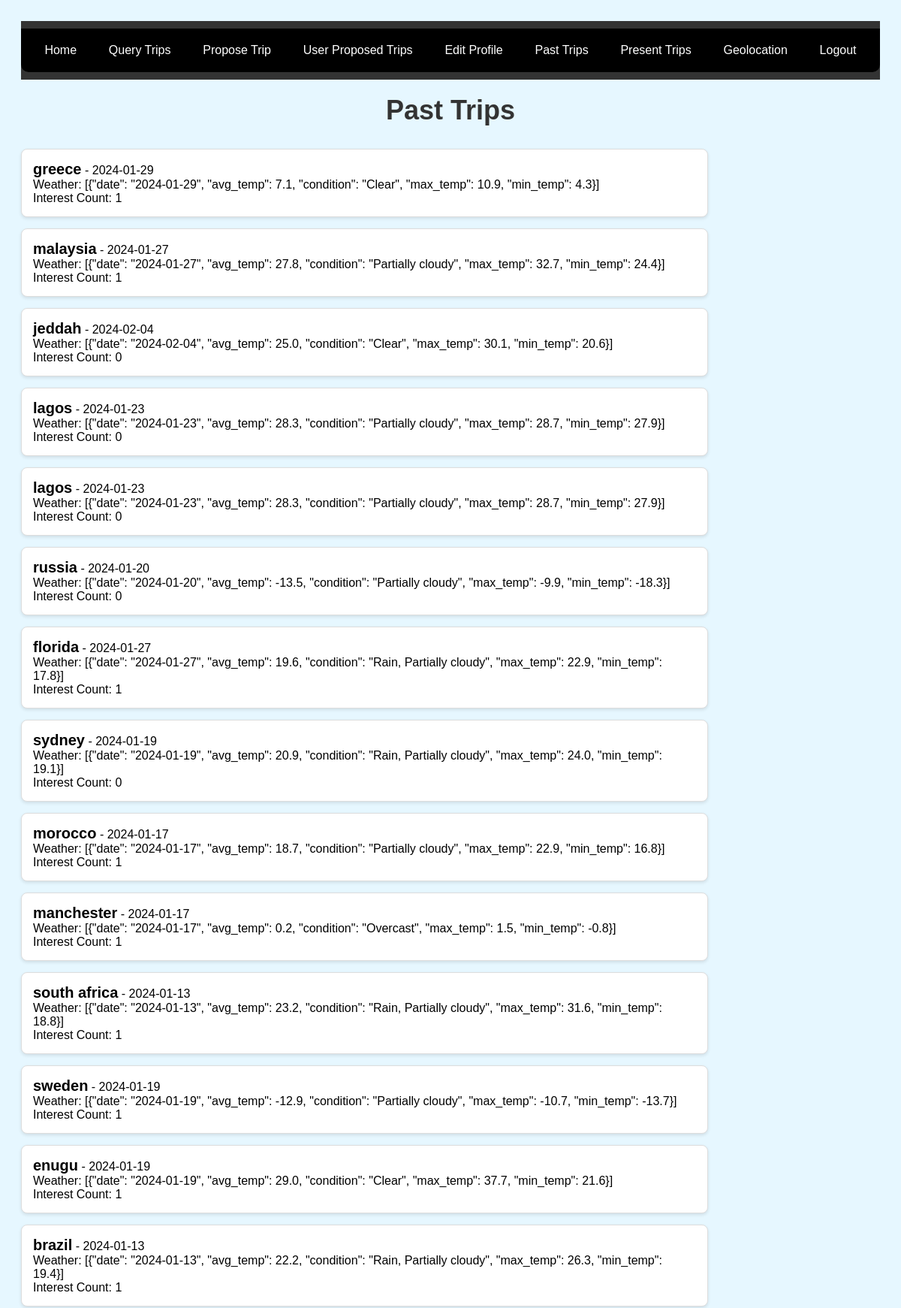
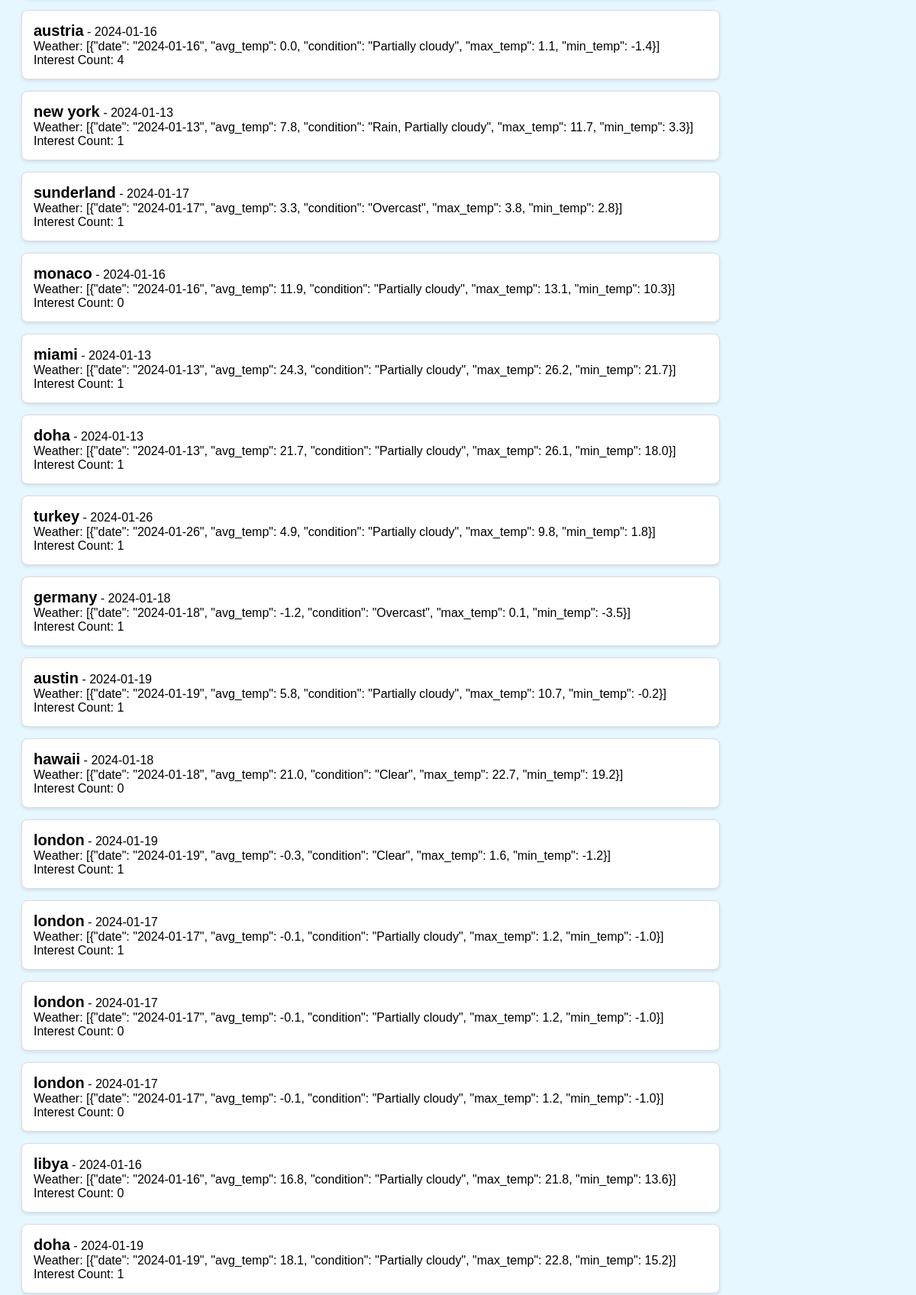
Page /pastTrips (upper part) on the committed database (2 pictures, top to bottom).
### main.py (models this page shows)
class ProposedTrip(db.Model):
    id = db.Column(db.Integer, primary_key=True)
    user_id = db.Column(db.String(36), nullable=False)
    trip_id = db.Column(db.String(36), unique=True, nullable=False)
    location = db.Column(db.String(100), nullable=False)
    date = db.Column(db.String(20), nullable=False)
    weather = db.Column(db.String(2000), nullable=False)
    interest_count = db.Column(db.Integer, default=0)

### main.py (the view)
@app.route('/pastTrips', methods=['GET'])
def past_trips():
    try:
        today = datetime.today().strftime('%Y-%m-%d')
        past_trips = ProposedTrip.query.filter(ProposedTrip.date < today).all()
        return render_template('pastTrips.html', past_trips=past_trips)
    except SQLAlchemyError as db_error:
        error_message = f"Database error: {str(db_error)}"
        app.logger.error(error_message)  # Log the error
        return render_template('error.html', error_message=error_message), 500
    except Exception as e:
        error_message = f"An unexpected error occurred: {str(e)}"
        app.logger.error(error_message)  # Log the error
        return render_template('error.html', error_message=error_message), 500

### templates/pastTrips.html (shortened to what this page needs)
<!DOCTYPE html>
<html lang="en">
<head>
</head>
<body>
   <header>
        <nav>
            <a href="{{ url_for('runIndex') }}">Home</a>
            <a href="{{ url_for('query') }}">Query Trips</a>
            <a href="{{ url_for('proposed_trips') }}">Propose Trip</a>
            <a href="{{ url_for('user_proposed_trips') }}">User Proposed Trips</a>
            <a href="{{ url_for('edit_profile') }}">Edit Profile</a>
            <a href="{{ url_for('past_trips') }}">Past Trips</a>
            <a href="{{ url_for('present_trips') }}">Present Trips</a>
            <a id="geolocation-link" href="{{ url_for('geolocation') }}">Geolocation</a>
            <a href="/">Logout</a>
        </nav>
    </header>
    <h1>Past Trips</h1>
    {% if past_trips %}
        <ul>
            {% for trip in past_trips %}
                <li>
                    <strong>{{ trip.location }}</strong> - {{ trip.date }} <br>
                    Weather: {{ trip.weather }} <br>
                    Interest Count: {{ trip.interest_count }}
                </li>
            {% endfor %}
        </ul>
    {% else %}
        <p>No past trips available.</p>
    {% endif %}
</body>
</html>

### templates/pastTrips.html (style rules this page uses)
body { font-family: Arial, sans-serif; background-color: #e6f7ff; padding: 20px; }
header { background-color: #333; padding: 10px 0; }
nav { display: flex; justify-content: space-around; background-color: #000; padding: 10px; border-radius: 0 0 10px 10px; }
nav a { color: #fff; text-decoration: none; padding: 10px; border-radius: 5px; transition: background-color 0.3s; }
h1 { color: #333; text-align: center; margin-top: 20px; font-size: 36px; margin-bottom: 30px; }
ul { list-style-type: none; padding: 0; width: 80%; }
li { background-color: #fff; border: 1px solid #ddd; margin: 15px 0; padding: 15px; border-radius: 8px; box-shadow: 0 2px 4px rgba(0, 0, 0, 0.1); transition: transform 0.3s ease-in-out; }
strong { font-size: 20px; }

### rows in the picture
ProposedTrip: location "greece", date "2024-01-29", weather "[{\"date\": \"2024-01-29\", \"avg_temp\": 7.1, \"condition\": \"Clear\", \"max_temp\": 10.9, \"min_temp\": 4.3}]", interest_count "1"
ProposedTrip: location "malaysia", date "2024-01-27", weather "[{\"date\": \"2024-01-27\", \"avg_temp\": 27.8, \"condition\": \"Partially cloudy\", \"max_temp\": 32.7, \"min_temp\": 24.4}]", interest_count "1"
ProposedTrip: location "jeddah", date "2024-02-04", weather "[{\"date\": \"2024-02-04\", \"avg_temp\": 25.0, \"condition\": \"Clear\", \"max_temp\": 30.1, \"min_temp\": 20.6}]", interest_count "0"
ProposedTrip: location "lagos", date "2024-01-23", weather "[{\"date\": \"2024-01-23\", \"avg_temp\": 28.3, \"condition\": \"Partially cloudy\", \"max_temp\": 28.7, \"min_temp\": 27.9}]", interest_count "0"
ProposedTrip: location "lagos", date "2024-01-23", weather "[{\"date\": \"2024-01-23\", \"avg_temp\": 28.3, \"condition\": \"Partially cloudy\", \"max_temp\": 28.7, \"min_temp\": 27.9}]", interest_count "0"
ProposedTrip: location "russia", date "2024-01-20", weather "[{\"date\": \"2024-01-20\", \"avg_temp\": -13.5, \"condition\": \"Partially cloudy\", \"max_temp\": -9.9, \"min_temp\": -18.3}]", interest_count "0"
ProposedTrip: location "florida", date "2024-01-27", weather "[{\"date\": \"2024-01-27\", \"avg_temp\": 19.6, \"condition\": \"Rain, Partially cloudy\", \"max_temp\": 22.9, \"min_temp\": 17.8}]", interest_count "1"
ProposedTrip: location "sydney", date "2024-01-19", weather "[{\"date\": \"2024-01-19\", \"avg_temp\": 20.9, \"condition\": \"Rain, Partially cloudy\", \"max_temp\": 24.0, \"min_temp\": 19.1}]", interest_count "0"
ProposedTrip: location "morocco", date "2024-01-17", weather "[{\"date\": \"2024-01-17\", \"avg_temp\": 18.7, \"condition\": \"Partially cloudy\", \"max_temp\": 22.9, \"min_temp\": 16.8}]", interest_count "1"
ProposedTrip: location "manchester", date "2024-01-17", weather "[{\"date\": \"2024-01-17\", \"avg_temp\": 0.2, \"condition\": \"Overcast\", \"max_temp\": 1.5, \"min_temp\": -0.8}]", interest_count "1"
ProposedTrip: location "south africa", date "2024-01-13", weather "[{\"date\": \"2024-01-13\", \"avg_temp\": 23.2, \"condition\": \"Rain, Partially cloudy\", \"max_temp\": 31.6, \"min_temp\": 18.8}]", interest_count "1"
ProposedTrip: location "sweden", date "2024-01-19", weather "[{\"date\": \"2024-01-19\", \"avg_temp\": -12.9, \"condition\": \"Partially cloudy\", \"max_temp\": -10.7, \"min_temp\": -13.7}]", interest_count "1"
ProposedTrip: location "enugu", date "2024-01-19", weather "[{\"date\": \"2024-01-19\", \"avg_temp\": 29.0, \"condition\": \"Clear\", \"max_temp\": 37.7, \"min_temp\": 21.6}]", interest_count "1"
ProposedTrip: location "brazil", date "2024-01-13", weather "[{\"date\": \"2024-01-13\", \"avg_temp\": 22.2, \"condition\": \"Rain, Partially cloudy\", \"max_temp\": 26.3, \"min_temp\": 19.4}]", interest_count "1"
ProposedTrip: location "austria", date "2024-01-16", weather "[{\"date\": \"2024-01-16\", \"avg_temp\": 0.0, \"condition\": \"Partially cloudy\", \"max_temp\": 1.1, \"min_temp\": -1.4}]", interest_count "4"
ProposedTrip: location "new york", date "2024-01-13", weather "[{\"date\": \"2024-01-13\", \"avg_temp\": 7.8, \"condition\": \"Rain, Partially cloudy\", \"max_temp\": 11.7, \"min_temp\": 3.3}]", interest_count "1"
ProposedTrip: location "sunderland", date "2024-01-17", weather "[{\"date\": \"2024-01-17\", \"avg_temp\": 3.3, \"condition\": \"Overcast\", \"max_temp\": 3.8, \"min_temp\": 2.8}]", interest_count "1"
ProposedTrip: location "monaco", date "2024-01-16", weather "[{\"date\": \"2024-01-16\", \"avg_temp\": 11.9, \"condition\": \"Partially cloudy\", \"max_temp\": 13.1, \"min_temp\": 10.3}]", interest_count "0"
ProposedTrip: location "miami", date "2024-01-13", weather "[{\"date\": \"2024-01-13\", \"avg_temp\": 24.3, \"condition\": \"Partially cloudy\", \"max_temp\": 26.2, \"min_temp\": 21.7}]", interest_count "1"
ProposedTrip: location "doha", date "2024-01-13", weather "[{\"date\": \"2024-01-13\", \"avg_temp\": 21.7, \"condition\": \"Partially cloudy\", \"max_temp\": 26.1, \"min_temp\": 18.0}]", interest_count "1"
ProposedTrip: location "turkey", date "2024-01-26", weather "[{\"date\": \"2024-01-26\", \"avg_temp\": 4.9, \"condition\": \"Partially cloudy\", \"max_temp\": 9.8, \"min_temp\": 1.8}]", interest_count "1"
ProposedTrip: location "germany", date "2024-01-18", weather "[{\"date\": \"2024-01-18\", \"avg_temp\": -1.2, \"condition\": \"Overcast\", \"max_temp\": 0.1, \"min_temp\": -3.5}]", interest_count "1"
ProposedTrip: location "austin", date "2024-01-19", weather "[{\"date\": \"2024-01-19\", \"avg_temp\": 5.8, \"condition\": \"Partially cloudy\", \"max_temp\": 10.7, \"min_temp\": -0.2}]", interest_count "1"
ProposedTrip: location "hawaii", date "2024-01-18", weather "[{\"date\": \"2024-01-18\", \"avg_temp\": 21.0, \"condition\": \"Clear\", \"max_temp\": 22.7, \"min_temp\": 19.2}]", interest_count "0"
ProposedTrip: location "london", date "2024-01-19", weather "[{\"date\": \"2024-01-19\", \"avg_temp\": -0.3, \"condition\": \"Clear\", \"max_temp\": 1.6, \"min_temp\": -1.2}]", interest_count "1"
ProposedTrip: location "london", date "2024-01-17", weather "[{\"date\": \"2024-01-17\", \"avg_temp\": -0.1, \"condition\": \"Partially cloudy\", \"max_temp\": 1.2, \"min_temp\": -1.0}]", interest_count "1"
ProposedTrip: location "london", date "2024-01-17", weather "[{\"date\": \"2024-01-17\", \"avg_temp\": -0.1, \"condition\": \"Partially cloudy\", \"max_temp\": 1.2, \"min_temp\": -1.0}]", interest_count "0"
ProposedTrip: location "london", date "2024-01-17", weather "[{\"date\": \"2024-01-17\", \"avg_temp\": -0.1, \"condition\": \"Partially cloudy\", \"max_temp\": 1.2, \"min_temp\": -1.0}]", interest_count "0"
ProposedTrip: location "libya", date "2024-01-16", weather "[{\"date\": \"2024-01-16\", \"avg_temp\": 16.8, \"condition\": \"Partially cloudy\", \"max_temp\": 21.8, \"min_temp\": 13.6}]", interest_count "0"
ProposedTrip: location "doha", date "2024-01-19", weather "[{\"date\": \"2024-01-19\", \"avg_temp\": 18.1, \"condition\": \"Partially cloudy\", \"max_temp\": 22.8, \"min_temp\": 15.2}]", interest_count "1"
